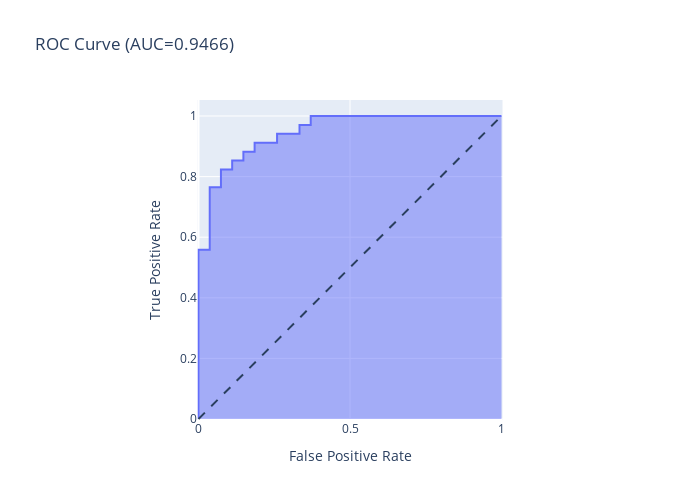

The cell this chart's notebook holds for it:
### Code cell
# With the Confusion Matrix Graph done, the next step for evaluation is to graph out a Received Operator Characteristic (ROC) curve graph
# The logic, is with the Confusion Matrix Graph helped in making sure our Postivie predictions were high than Negative
# The ROC Curve graph will also aid in analyzing the difference between the Positive predictions
# I will also calculate the Area Under the Curve value (AUC)

# For this I will be using the ROC_Curve_Graph function I created earlier 
# The only parameters I will need will be the X_test and y_test values

ROC_Curve_Graph(X_test,y_test)

### Figure 1 — Plotly figure (JSON) as saved in the notebook; plotly's stock layout.template omitted (floating-point values rounded to 4 significant figures)
{"data": [{"fillpattern": {"shape": ""}, "hovertemplate": "False Positive Rate=%{x}<br>True Positive Rate=%{y}<extra></extra>", "legendgroup": "", "line": {"color": "#636efa"}, "marker": {"symbol": "circle"}, "mode": "lines", "name": "", "orientation": "v", "showlegend": false, "stackgroup": "1", "type": "scatter", "x": [0, 0, 0, 0, 0, 0, 0, 0.03704, 0.03704, 0.07407, 0.07407, 0.1111, 0.1111, 0.1481, 0.1481, 0.1852, 0.1852, 0.2593, 0.2593, 0.3333, 0.3333, 0.3704, 0.3704, 1], "xaxis": "x", "y": [0, 0.02941, 0.08824, 0.2059, 0.4412, 0.5, 0.5588, 0.5588, 0.7647, 0.7647, 0.8235, 0.8235, 0.8529, 0.8529, 0.8824, 0.8824, 0.9118, 0.9118, 0.9412, 0.9412, 0.9706, 0.9706, 1, 1], "yaxis": "y"}], "layout": {"height": 500, "legend": {"tracegroupgap": 0}, "shapes": [{"line": {"dash": "dash"}, "type": "line", "x0": 0, "x1": 1, "y0": 0, "y1": 1}], "title": {"text": "ROC Curve (AUC=0.9466)"}, "width": 700, "xaxis": {"anchor": "y", "constrain": "domain", "domain": [0, 1], "title": {"text": "False Positive Rate"}}, "yaxis": {"anchor": "x", "domain": [0, 1], "scaleanchor": "x", "scaleratio": 1, "title": {"text": "True Positive Rate"}}}}
